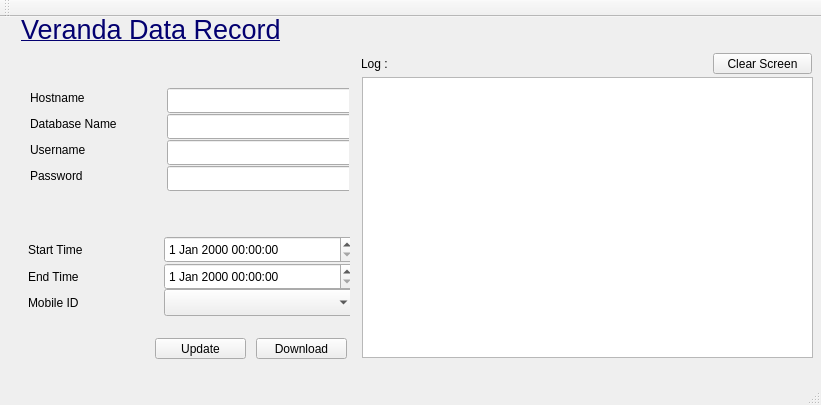
<?xml version="1.0" encoding="UTF-8"?>
<ui version="4.0">
 <class>MainWindow</class>
 <widget class="QMainWindow" name="MainWindow">
  <property name="geometry">
   <rect>
    <x>0</x>
    <y>0</y>
    <width>821</width>
    <height>405</height>
   </rect>
  </property>
  <property name="minimumSize">
   <size>
    <width>821</width>
    <height>405</height>
   </size>
  </property>
  <property name="maximumSize">
   <size>
    <width>821</width>
    <height>405</height>
   </size>
  </property>
  <property name="windowTitle">
   <string>MainWindow</string>
  </property>
  <widget class="QWidget" name="centralWidget">
   <widget class="QLabel" name="label_5">
    <property name="geometry">
     <rect>
      <x>21</x>
      <y>-3</y>
      <width>271</width>
      <height>31</height>
     </rect>
    </property>
    <property name="text">
     <string>&lt;html&gt;&lt;head/&gt;&lt;body&gt;&lt;p&gt;&lt;span style=&quot; font-size:20pt; text-decoration: underline; color:#030070;&quot;&gt;Veranda Data Record&lt;/span&gt;&lt;/p&gt;&lt;/body&gt;&lt;/html&gt;</string>
    </property>
   </widget>
   <widget class="QPushButton" name="pushButton">
    <property name="geometry">
     <rect>
      <x>256</x>
      <y>321</y>
      <width>91</width>
      <height>21</height>
     </rect>
    </property>
    <property name="text">
     <string>Download</string>
    </property>
   </widget>
   <widget class="QLabel" name="label_9">
    <property name="geometry">
     <rect>
      <x>361</x>
      <y>38</y>
      <width>67</width>
      <height>17</height>
     </rect>
    </property>
    <property name="text">
     <string>Log :</string>
    </property>
   </widget>
   <widget class="QWidget" name="layoutWidget">
    <property name="geometry">
     <rect>
      <x>19</x>
      <y>60</y>
      <width>330</width>
      <height>120</height>
     </rect>
    </property>
    <layout class="QGridLayout" name="gridLayout">
     <item row="0" column="0">
      <widget class="QLabel" name="label">
       <property name="minimumSize">
        <size>
         <width>131</width>
         <height>17</height>
        </size>
       </property>
       <property name="maximumSize">
        <size>
         <width>131</width>
         <height>17</height>
        </size>
       </property>
       <property name="text">
        <string>Hostname</string>
       </property>
      </widget>
     </item>
     <item row="0" column="1">
      <widget class="QLineEdit" name="host">
       <property name="minimumSize">
        <size>
         <width>191</width>
         <height>25</height>
        </size>
       </property>
       <property name="maximumSize">
        <size>
         <width>191</width>
         <height>25</height>
        </size>
       </property>
      </widget>
     </item>
     <item row="1" column="0">
      <widget class="QLabel" name="label_2">
       <property name="minimumSize">
        <size>
         <width>131</width>
         <height>17</height>
        </size>
       </property>
       <property name="maximumSize">
        <size>
         <width>131</width>
         <height>17</height>
        </size>
       </property>
       <property name="text">
        <string>Database Name</string>
       </property>
      </widget>
     </item>
     <item row="1" column="1">
      <widget class="QLineEdit" name="dbname">
       <property name="minimumSize">
        <size>
         <width>191</width>
         <height>25</height>
        </size>
       </property>
       <property name="maximumSize">
        <size>
         <width>191</width>
         <height>25</height>
        </size>
       </property>
      </widget>
     </item>
     <item row="2" column="0">
      <widget class="QLabel" name="label_3">
       <property name="minimumSize">
        <size>
         <width>131</width>
         <height>17</height>
        </size>
       </property>
       <property name="maximumSize">
        <size>
         <width>131</width>
         <height>17</height>
        </size>
       </property>
       <property name="text">
        <string>Username</string>
       </property>
      </widget>
     </item>
     <item row="2" column="1">
      <widget class="QLineEdit" name="user">
       <property name="minimumSize">
        <size>
         <width>191</width>
         <height>25</height>
        </size>
       </property>
       <property name="maximumSize">
        <size>
         <width>191</width>
         <height>25</height>
        </size>
       </property>
      </widget>
     </item>
     <item row="3" column="0">
      <widget class="QLabel" name="label_4">
       <property name="minimumSize">
        <size>
         <width>131</width>
         <height>17</height>
        </size>
       </property>
       <property name="maximumSize">
        <size>
         <width>131</width>
         <height>17</height>
        </size>
       </property>
       <property name="text">
        <string>Password</string>
       </property>
      </widget>
     </item>
     <item row="3" column="1">
      <widget class="QLineEdit" name="pass">
       <property name="minimumSize">
        <size>
         <width>191</width>
         <height>25</height>
        </size>
       </property>
       <property name="maximumSize">
        <size>
         <width>191</width>
         <height>25</height>
        </size>
       </property>
      </widget>
     </item>
    </layout>
   </widget>
   <widget class="QWidget" name="layoutWidget">
    <property name="geometry">
     <rect>
      <x>17</x>
      <y>208</y>
      <width>333</width>
      <height>95</height>
     </rect>
    </property>
    <layout class="QGridLayout" name="gridLayout_2">
     <item row="0" column="0">
      <widget class="QLabel" name="label_6">
       <property name="minimumSize">
        <size>
         <width>130</width>
         <height>27</height>
        </size>
       </property>
       <property name="maximumSize">
        <size>
         <width>130</width>
         <height>27</height>
        </size>
       </property>
       <property name="text">
        <string>Start Time</string>
       </property>
      </widget>
     </item>
     <item row="0" column="1">
      <widget class="QDateTimeEdit" name="startsUTC">
       <property name="minimumSize">
        <size>
         <width>191</width>
         <height>27</height>
        </size>
       </property>
       <property name="maximumSize">
        <size>
         <width>191</width>
         <height>27</height>
        </size>
       </property>
      </widget>
     </item>
     <item row="1" column="0">
      <widget class="QLabel" name="label_7">
       <property name="minimumSize">
        <size>
         <width>130</width>
         <height>27</height>
        </size>
       </property>
       <property name="maximumSize">
        <size>
         <width>130</width>
         <height>27</height>
        </size>
       </property>
       <property name="text">
        <string>End Time</string>
       </property>
      </widget>
     </item>
     <item row="1" column="1">
      <widget class="QDateTimeEdit" name="endUTC">
       <property name="minimumSize">
        <size>
         <width>191</width>
         <height>27</height>
        </size>
       </property>
       <property name="maximumSize">
        <size>
         <width>191</width>
         <height>27</height>
        </size>
       </property>
      </widget>
     </item>
     <item row="2" column="0">
      <widget class="QLabel" name="label_8">
       <property name="minimumSize">
        <size>
         <width>130</width>
         <height>27</height>
        </size>
       </property>
       <property name="maximumSize">
        <size>
         <width>130</width>
         <height>27</height>
        </size>
       </property>
       <property name="text">
        <string>Mobile ID</string>
       </property>
      </widget>
     </item>
     <item row="2" column="1">
      <widget class="QComboBox" name="mobile_id">
       <property name="minimumSize">
        <size>
         <width>191</width>
         <height>27</height>
        </size>
       </property>
       <property name="maximumSize">
        <size>
         <width>191</width>
         <height>27</height>
        </size>
       </property>
      </widget>
     </item>
    </layout>
   </widget>
   <widget class="QPushButton" name="pushButton_2">
    <property name="geometry">
     <rect>
      <x>155</x>
      <y>321</y>
      <width>91</width>
      <height>21</height>
     </rect>
    </property>
    <property name="text">
     <string>Update</string>
    </property>
   </widget>
   <widget class="QPushButton" name="pushButton_3">
    <property name="geometry">
     <rect>
      <x>713</x>
      <y>36</y>
      <width>99</width>
      <height>21</height>
     </rect>
    </property>
    <property name="text">
     <string>Clear Screen</string>
    </property>
   </widget>
   <widget class="QTextEdit" name="memo">
    <property name="geometry">
     <rect>
      <x>362</x>
      <y>60</y>
      <width>451</width>
      <height>281</height>
     </rect>
    </property>
   </widget>
  </widget>
  <widget class="QMenuBar" name="menuBar">
   <property name="geometry">
    <rect>
     <x>0</x>
     <y>0</y>
     <width>821</width>
     <height>25</height>
    </rect>
   </property>
  </widget>
  <widget class="QToolBar" name="mainToolBar">
   <attribute name="toolBarArea">
    <enum>TopToolBarArea</enum>
   </attribute>
   <attribute name="toolBarBreak">
    <bool>false</bool>
   </attribute>
  </widget>
  <widget class="QStatusBar" name="statusBar"/>
 </widget>
 <layoutdefault spacing="6" margin="11"/>
 <resources/>
 <connections/>
</ui>
